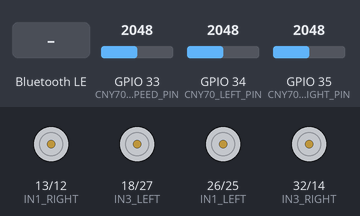
Bench run of a sketch on a simulated ESP32. Parts: motor-driver pin pairs drawn as motors (green arrow = first pin HIGH = forward, orange = second pin HIGH = backward, longer = more drive, scaled by the enable pin). Inputs (shaded band) come from the test bench; at power-on: GPIO 33 (CNY70_SPEED_PIN) = 2048, GPIO 34 (CNY70_LEFT_PIN) = 2048, GPIO 35 (CNY70_RIGHT_PIN) = 2048. Nothing arrives over Bluetooth unless stated; a phone connects over Bluetooth LE 3 s after start.

Above: at 1.2 s.
1.3 s: Bluetooth LE write "D" received
At 2.5 s:
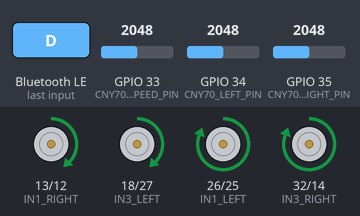
2.8 s: GPIO 33 (CNY70_SPEED_PIN) set to 2436
4.3 s: GPIO 33 (CNY70_SPEED_PIN) set to 2550
At 4.8 s:
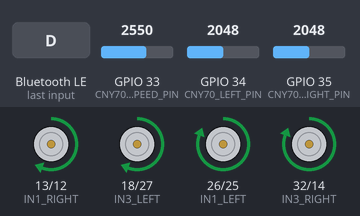
5.8 s: GPIO 33 (CNY70_SPEED_PIN) set to 2460
At 7.0 s:
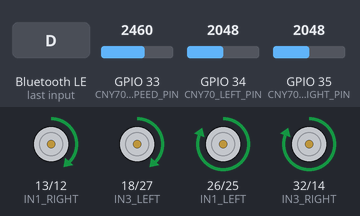
7.3 s: GPIO 34 (CNY70_LEFT_PIN) set to 2761
8.8 s: GPIO 34 (CNY70_LEFT_PIN) set to 2869
At 9.4 s:
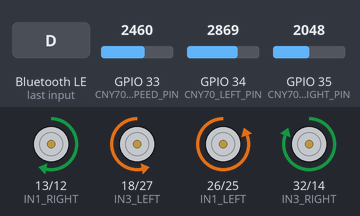
Timing chart, 0 to 11.3 s (numbered marks = the images above; inputs shaded):
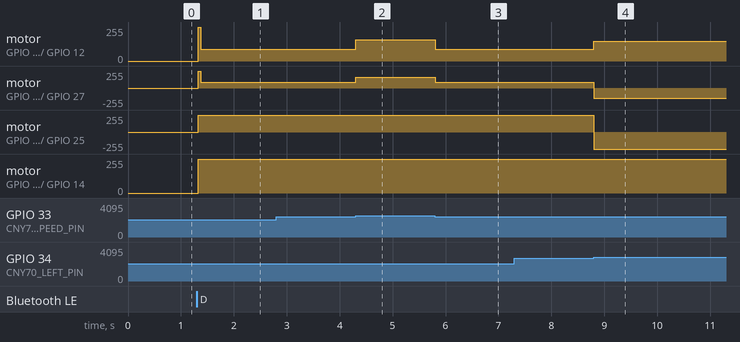

Measured:
- the behaviour switches between 2500 and 2501 on GPIO 33 (CNY70_SPEED_PIN) (found by bisection; images 1 and 2)
- the behaviour switches between 2800 and 2801 on GPIO 34 (CNY70_LEFT_PIN) (found by bisection; images 3 and 4)
- after the input at 1.3 s, motor on GPIO 13 (IN1_RIGHT) / GPIO 12 (IN2_RIGHT), motor on GPIO 18 (IN3_LEFT) / GPIO 27 (IN4_LEFT): stopped → forward 90/255 at once; motor on GPIO 26 (IN1_LEFT) / GPIO 25 (IN2_LEFT), motor on GPIO 32 (IN3_RIGHT) / GPIO 14 (IN4_RIGHT): stopped → forward 255/255 at once
- after the input at 2.8 s, every drawn part: stays the same
- after the input at 4.3 s, motor on GPIO 13 (IN1_RIGHT) / GPIO 12 (IN2_RIGHT), motor on GPIO 18 (IN3_LEFT) / GPIO 27 (IN4_LEFT): forward 90/255 → forward 160/255 at once
- after the input at 5.8 s, motor on GPIO 13 (IN1_RIGHT) / GPIO 12 (IN2_RIGHT), motor on GPIO 18 (IN3_LEFT) / GPIO 27 (IN4_LEFT): forward 160/255 → forward 90/255 at once
- after the input at 7.3 s, every drawn part: stays the same
- after the input at 8.8 s, motor on GPIO 13 (IN1_RIGHT) / GPIO 12 (IN2_RIGHT): forward 90/255 → forward 150/255 at once; motor on GPIO 18 (IN3_LEFT) / GPIO 27 (IN4_LEFT): forward 90/255 → backward 150/255 at once; motor on GPIO 26 (IN1_LEFT) / GPIO 25 (IN2_LEFT): forward 255/255 → backward 255/255 at once

The sketch:

Line_Following_Car.ino
```cpp
// Created by Dor and Daniel

// ===================== BLE =====================

#include <BLEDevice.h>   //  Initializes and manages the ESP32 BLE stack, device name, advertising, and server creation.
#include <BLEServer.h>   //  Provides the BLE GATT server used to host services and characteristics.
#include <BLEUtils.h>    //  Utility definitions and helpers required by the ESP32 BLE library.
#include <BLE2902.h>     //  Enables Client Characteristic Configuration Descriptor (CCCD) for BLE notifications.


// ===================== Pins =====================
#define IN1_LEFT  26
#define IN2_LEFT  25
#define IN3_LEFT  18
#define IN4_LEFT  27

#define IN1_RIGHT 13
#define IN2_RIGHT 12
#define IN3_RIGHT 32
#define IN4_RIGHT 14

#define EN_LEFT   21
#define EN_RIGHT  22

#define CNY70_LEFT_PIN   34
#define CNY70_RIGHT_PIN  35
#define CNY70_SPEED_PIN  33

// ===================== Moving Average (3 sensors) =====================
// Moving average for stable sensor readings.
const int SENSOR_MA_WINDOW = 10;

uint16_t leftBuf[SENSOR_MA_WINDOW];
uint16_t rightBuf[SENSOR_MA_WINDOW];
uint16_t speedBuf[SENSOR_MA_WINDOW];

uint32_t leftSum = 0;
uint32_t rightSum = 0;
uint32_t speedSum = 0;

int maIndex = 0;
bool maReady = false;

void initMovingAverage() {
  leftSum = 0;
  rightSum = 0;
  speedSum = 0;

  for (int i = 0; i < SENSOR_MA_WINDOW; i++) {
    uint16_t l = (uint16_t)analogRead(CNY70_LEFT_PIN);
    uint16_t r = (uint16_t)analogRead(CNY70_RIGHT_PIN);
    uint16_t s = (uint16_t)analogRead(CNY70_SPEED_PIN);

    leftBuf[i] = l;   leftSum += l;
    rightBuf[i] = r;  rightSum += r;
    speedBuf[i] = s;  speedSum += s;

    delay(2);
  }

  maIndex = 0;
  maReady = true;
}

int readLeftSensorMA() {
  if (!maReady) initMovingAverage();

  uint16_t newVal = (uint16_t)analogRead(CNY70_LEFT_PIN);
  leftSum = leftSum - leftBuf[maIndex] + newVal;
  leftBuf[maIndex] = newVal;
  return (int)(leftSum / (uint32_t)SENSOR_MA_WINDOW);
}

int readRightSensorMA() {
  if (!maReady) initMovingAverage();

  uint16_t newVal = (uint16_t)analogRead(CNY70_RIGHT_PIN);
  rightSum = rightSum - rightBuf[maIndex] + newVal;
  rightBuf[maIndex] = newVal;
  return (int)(rightSum / (uint32_t)SENSOR_MA_WINDOW);
}

int readSpeedSensorMA() {
  if (!maReady) initMovingAverage();

  uint16_t newVal = (uint16_t)analogRead(CNY70_SPEED_PIN);
  speedSum = speedSum - speedBuf[maIndex] + newVal;
  speedBuf[maIndex] = newVal;
  return (int)(speedSum / (uint32_t)SENSOR_MA_WINDOW);
}

void advanceMAIndex() {
  maIndex++;
  if (maIndex >= SENSOR_MA_WINDOW) maIndex = 0;
}

// ===================== Thresholds =====================
const int THRESHOLD_LEFT  = 2800;
const int THRESHOLD_RIGHT = 2800;
const int THRESHOLD_SPEED = 2500;

// ===================== Speeds / Modes =====================
// If speed sensor reads "white" -> FAST, else -> SLOW
int SPEED_FAST = 160;
int SPEED_SLOW = 90;

// Mode presets (only FAST/SLOW change per mode)
const int SPEED_FAST_NORMAL = 150;
const int SPEED_SLOW_NORMAL = 90;

const int SPEED_FAST_SPORT  = 180;
const int SPEED_SLOW_SPORT  = 100;

const int SPEED_FAST_ECHO   = 140;
const int SPEED_SLOW_ECHO   = 80;

// Turning speed
const int SPEED_TURN = 150;

// ===================== Runtime state =====================
int currentForwardSpeed = 0;  // Updated every loop based on speed sensor

bool sportFlag = false;  // Used only to disable the startup boost in SPORT/ECHO
bool startFlag = true;

// ===================== BLE UUIDs =====================
#define SERVICE_UUID        "12345678-1234-1234-1234-1234567890ab"
#define COMMAND_CHAR_UUID   "abcdefab-1234-5678-9abc-1234567890ab"
#define SENSOR_CHAR_UUID    "fedcba98-7654-4321-9abc-1234567890ab"

// ===================== State machine =====================
enum CarState { CAR_IDLE = 0, CAR_RUN = 1 };
volatile CarState globalState = CAR_IDLE;

// "Memory" of the last correction direction when both sensors see white.
enum LastSide { SIDE_NONE = 0, SIDE_LEFT = 1, SIDE_RIGHT = 2 };
LastSide lastSide = SIDE_NONE;

BLEServer *pServer = nullptr;
BLECharacteristic *pCommandCharacteristic = nullptr;
BLECharacteristic *pSensorCharacteristic = nullptr;

// ===================== Motor helpers =====================
// Direction is controlled by IN pins, and speed by EN PWM.

void setLeftForward() {
  digitalWrite(IN1_LEFT, HIGH); digitalWrite(IN2_LEFT, LOW);
  digitalWrite(IN3_LEFT, HIGH); digitalWrite(IN4_LEFT, LOW);
}

void setLeftBackward() {
  digitalWrite(IN1_LEFT, LOW); digitalWrite(IN2_LEFT, HIGH);
  digitalWrite(IN3_LEFT, LOW); digitalWrite(IN4_LEFT, HIGH);
}

void setRightForward() {
  digitalWrite(IN1_RIGHT, HIGH); digitalWrite(IN2_RIGHT, LOW);
  digitalWrite(IN3_RIGHT, HIGH); digitalWrite(IN4_RIGHT, LOW);
}

void setRightBackward() {
  digitalWrite(IN1_RIGHT, LOW); digitalWrite(IN2_RIGHT, HIGH);
  digitalWrite(IN3_RIGHT, LOW); digitalWrite(IN4_RIGHT, HIGH);
}

void setAllStop() {
  digitalWrite(IN1_LEFT, LOW);  digitalWrite(IN2_LEFT, LOW);
  digitalWrite(IN3_LEFT, LOW);  digitalWrite(IN4_LEFT, LOW);

  digitalWrite(IN1_RIGHT, LOW); digitalWrite(IN2_RIGHT, LOW);
  digitalWrite(IN3_RIGHT, LOW); digitalWrite(IN4_RIGHT, LOW);
}

void moveForward() {
  setLeftForward();
  setRightForward();
  analogWrite(EN_LEFT, currentForwardSpeed);
  analogWrite(EN_RIGHT, currentForwardSpeed);
}

void turnLeft() {
  setLeftBackward();
  setRightForward();
  analogWrite(EN_LEFT, SPEED_TURN);
  analogWrite(EN_RIGHT, SPEED_TURN);
}

void turnRight() {
  setLeftForward();
  setRightBackward();
  analogWrite(EN_LEFT, SPEED_TURN);
  analogWrite(EN_RIGHT, SPEED_TURN);
}

void stopMotors() {
  setAllStop();
  analogWrite(EN_LEFT, 0);
  analogWrite(EN_RIGHT, 0);
}

// ===================== Telemetry over BLE =====================
// Format: R=<left>,L=<right>,M=<speed>
void sendSensorValues(int leftSensor, int rightSensor, int speedSensor) {
  if (!pSensorCharacteristic) return;

  String data = "R=" + String(leftSensor) +
                ",L=" + String(rightSensor) +
                ",M=" + String(speedSensor);

  pSensorCharacteristic->setValue(data.c_str());
  pSensorCharacteristic->notify();
}

// ===================== BLE callbacks =====================
class CommandCallbacks : public BLECharacteristicCallbacks {
  void onWrite(BLECharacteristic *pCharacteristic) override {
    String cmd = pCharacteristic->getValue();
    if (cmd.length() == 0) return;

    cmd.toUpperCase();

    if (cmd == "D") {
      globalState = CAR_RUN;
    } else if (cmd == "P") {
      globalState = CAR_IDLE;
      startFlag = true;
    } else if (cmd == "NORMAL") {
      sportFlag = false;
      SPEED_FAST = SPEED_FAST_NORMAL;
      SPEED_SLOW = SPEED_SLOW_NORMAL;
    } else if (cmd == "SPORT") {
      sportFlag = true;
      SPEED_FAST = SPEED_FAST_SPORT;
      SPEED_SLOW = SPEED_SLOW_SPORT;
    } else if (cmd == "ECHO") {
      sportFlag = false;
      SPEED_FAST = SPEED_FAST_ECHO;
      SPEED_SLOW = SPEED_SLOW_ECHO;
    }
  }
};

// ===================== Driving logic =====================
void runCarLogic() {
  // Read all sensors , then advance once
  int leftSensor  = readLeftSensorMA();
  int rightSensor = readRightSensorMA();
  int speedSensor = readSpeedSensorMA();
  advanceMAIndex();

  bool leftWhite  = (leftSensor  > THRESHOLD_LEFT);
  bool rightWhite = (rightSensor > THRESHOLD_RIGHT);

  // Speed marker logic: choose forward speed by 3rd sensor
  bool speedWhite = (speedSensor > THRESHOLD_SPEED);
  currentForwardSpeed = speedWhite ? SPEED_FAST : SPEED_SLOW;

  sendSensorValues(leftSensor, rightSensor, speedSensor);

  // 1) Straight when line is between side sensors (both are NOT white)
  if (!leftWhite && !rightWhite) {
    lastSide = SIDE_NONE;

    // Startup boost only once, only in NORMAL and ECHO
    if (startFlag && !sportFlag) {
      currentForwardSpeed = 255;
      moveForward();
      delay(50);
      startFlag = false;

      // Restore speed based on speed sensor
      currentForwardSpeed = speedWhite ? SPEED_FAST : SPEED_SLOW;
    }

    moveForward();
    return;
  }

  // 2) Corrections are allowed only when speed marker is NOT white (your original rule)
  if (!speedWhite) {
    if (leftWhite && !rightWhite) {
      lastSide = SIDE_LEFT;
      turnLeft();
    } else if (!leftWhite && rightWhite) {
      lastSide = SIDE_RIGHT;
      turnRight();
    } else {
      // Both white: continue turning in last known direction
      if (lastSide == SIDE_LEFT) turnLeft();
      else if (lastSide == SIDE_RIGHT) turnRight();
      // else do nothing (keeps previous motor state)
    }
  }
}

// ===================== setup / loop =====================
void setup() {
  Serial.begin(115200);

  pinMode(IN1_LEFT, OUTPUT);  pinMode(IN2_LEFT, OUTPUT);
  pinMode(IN3_LEFT, OUTPUT);  pinMode(IN4_LEFT, OUTPUT);

  pinMode(IN1_RIGHT, OUTPUT); pinMode(IN2_RIGHT, OUTPUT);
  pinMode(IN3_RIGHT, OUTPUT); pinMode(IN4_RIGHT, OUTPUT);

  pinMode(EN_LEFT, OUTPUT);
  pinMode(EN_RIGHT, OUTPUT);

  pinMode(CNY70_LEFT_PIN, INPUT);
  pinMode(CNY70_RIGHT_PIN, INPUT);
  pinMode(CNY70_SPEED_PIN, INPUT);

  initMovingAverage();

  BLEDevice::init("The Best DnD");
  pServer = BLEDevice::createServer();
  BLEService *pService = pServer->createService(SERVICE_UUID);

  pCommandCharacteristic = pService->createCharacteristic(
    COMMAND_CHAR_UUID,
    BLECharacteristic::PROPERTY_WRITE | BLECharacteristic::PROPERTY_READ
  );
  pCommandCharacteristic->setCallbacks(new CommandCallbacks());
  pCommandCharacteristic->addDescriptor(new BLE2902());

  pSensorCharacteristic = pService->createCharacteristic(
    SENSOR_CHAR_UUID,
    BLECharacteristic::PROPERTY_READ | BLECharacteristic::PROPERTY_NOTIFY
  );
  pSensorCharacteristic->addDescriptor(new BLE2902());
  pSensorCharacteristic->setValue("L=0,R=0,M=0"); // removed C=

  pService->start();

  BLEAdvertising *pAdvertising = BLEDevice::getAdvertising();
  pAdvertising->addServiceUUID(SERVICE_UUID);
  pAdvertising->setScanResponse(true);
  BLEDevice::startAdvertising();
}

void loop() {
  if (globalState == CAR_RUN) {
    runCarLogic();
  } else {
    stopMotors();

    int leftSensorIdle  = readLeftSensorMA();
    int rightSensorIdle = readRightSensorMA();
    int speedSensorIdle = readSpeedSensorMA();
    advanceMAIndex();

    sendSensorValues(leftSensorIdle, rightSensorIdle, speedSensorIdle);
  }
}
```
